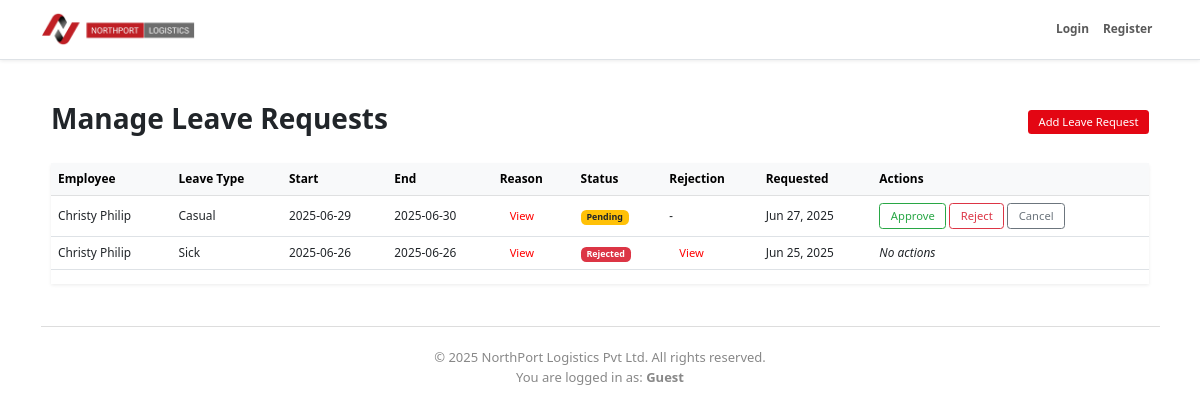
/admin/manage_leaves.php, run on the app's committed database.
### tables this page shows
CREATE TABLE `employee_leaves` (
  `id` int(11) NOT NULL,
  `employee_id` int(11) NOT NULL,
  `leave_type` varchar(50) NOT NULL,
  `start_date` date NOT NULL,
  `end_date` date NOT NULL,
  `reason` text DEFAULT NULL,
  `status` enum('Pending','Approved','Rejected') DEFAULT 'Pending',
  `admin_reason` text DEFAULT NULL,
  `employer_reject_reason` text DEFAULT NULL,
  `cancelled` tinyint(1) NOT NULL DEFAULT 0,
  `cancelled_at` datetime DEFAULT NULL,
  `requested_on` datetime NOT NULL DEFAULT current_timestamp(),
  `created_at` timestamp NOT NULL DEFAULT current_timestamp(),
  `updated_at` timestamp NOT NULL DEFAULT current_timestamp() ON UPDATE current_timestamp(),
  `rejected_by` int(11) DEFAULT NULL,
  `rejected_at` datetime DEFAULT NULL
);

CREATE TABLE `users` (
  `id` int(11) NOT NULL,
  `username` varchar(50) NOT NULL,
  `email` varchar(100) NOT NULL,
  `password_hash` varchar(255) NOT NULL,
  `role` enum('admin','manager','employer','user') NOT NULL DEFAULT 'user',
  `is_active` tinyint(1) NOT NULL DEFAULT 1,
  `created_at` timestamp NOT NULL DEFAULT current_timestamp(),
  `updated_at` timestamp NOT NULL DEFAULT current_timestamp() ON UPDATE current_timestamp(),
  `phone` varchar(20) DEFAULT NULL,
  `street_address` varchar(255) DEFAULT NULL,
  `city` varchar(100) DEFAULT NULL,
  `state` varchar(100) DEFAULT NULL,
  `postal_code` varchar(20) DEFAULT NULL,
  `country` varchar(100) DEFAULT NULL,
  `company_name` varchar(255) DEFAULT NULL,
  `profile_pic` varchar(255) DEFAULT NULL,
  `date_of_birth` date DEFAULT NULL,
  `preferences` longtext DEFAULT NULL CHECK (json_valid(`preferences`)),
  `notes` text DEFAULT NULL,
  `department` varchar(100) DEFAULT NULL,
  `job_title` varchar(100) DEFAULT NULL,
  `date_of_joining` date DEFAULT NULL,
  `nic_passport_number` varchar(50) DEFAULT NULL
);

### admin/manage_leaves.php (the view, shortened to what this page needs)
<?php
require_once '../includes/db.php';
require_once '../includes/header.php';
$leavesStmt = $pdo->prepare("
    SELECT el.*, u.username
    FROM employee_leaves el
    JOIN users u ON el.employee_id = u.id
    ORDER BY el.created_at DESC
");
$leavesStmt->execute();
$leaves = $leavesStmt->fetchAll();
?>
<div class="container my-5 small-text">
    <div class="d-flex justify-content-between align-items-center mb-4">
        <h2 class="fw-bold">Manage Leave Requests</h2>
        <a href="employee_leave.php" class="btn btn-danger btn-sm">Add Leave Request</a>
    </div>
    <?php if (!$leaves): ?>
        <div class="alert alert-info">No leave requests found.</div>
    <?php else: ?>
        <div class="table-responsive shadow-sm">
            <table class="table table-hover align-middle">
                <thead class="table-light">
                    <tr>
                        <th>Employee</th>
                        <th>Leave Type</th>
                        <th>Start</th>
                        <th>End</th>
                        <th>Reason</th>
                        <th>Status</th>
                        <th>Rejection</th>
                        <th>Requested</th>
                        <th>Actions</th>
                    </tr>
                </thead>
                <tbody>
                    <?php foreach ($leaves as $leave): ?>
                        <tr>
                            <td><?= htmlspecialchars($leave['username']) ?></td>
                            <td><?= htmlspecialchars($leave['leave_type']) ?></td>
                            <td><?= htmlspecialchars($leave['start_date']) ?></td>
                            <td><?= htmlspecialchars($leave['end_date']) ?></td>
                            <td>
                                <a href="view_leave_reason.php?id=<?= (int)$leave['id'] ?>" class="btn-simple">View</a>
                            </td>
                            <td>
                                <?php
                                $status = $leave['status'];
                                $badgeClass = match ($status) {
                                    'Approved' => 'bg-success',
                                    'Rejected' => 'bg-danger',
                                    'Cancelled' => 'bg-secondary',
                                    default => 'bg-warning text-dark',
                                };
                                ?>
                                <span class="badge <?= $badgeClass ?>"><?= htmlspecialchars($status) ?></span>
                            </td>
                            <td>
                                <?php if ($status === 'Rejected'): ?>
                                    <a href="/northport/admin/reject_leave_reason.php?leave_id=<?= (int)$leave['id'] ?>" class="btn-simple">View</a>
                                <?php else: ?>
                                    <em>-</em>
                                <?php endif; ?>
                            </td>
                            <td><?= date('M d, Y', strtotime($leave['created_at'])) ?></td>
                            <td>
                                <?php if ($status === 'Pending'): ?>
                                    <form method="post" style="display:inline-block;">
                                        <button type="submit" class="btn btn-outline-success btn-sm">Approve</button>
                                    </form>
                                    <form method="post" style="display:inline-block;" onsubmit="return confirmReject(this);">
                                        <button type="submit" class="btn btn-outline-danger btn-sm">Reject</button>
                                    </form>
                                    <form method="post" style="display:inline-block;">
                                        <button type="submit" class="btn btn-outline-secondary btn-sm">Cancel</button>
                                    </form>
                                <?php else: ?>
                                    <em>No actions</em>
                                <?php endif; ?>
                            </td>
                        </tr>
                    <?php endforeach; ?>
                </tbody>
            </table>
        </div>
    <?php endif; ?>
</div>
<?php require_once '../includes/admin_footer.php'; ?>

### includes/header.php (shortened to what this page needs)
<?php
require_once __DIR__ . '/db.php';
$base_url = '/northport/';
$default_logo = 'assets/images/default-logo.png';
$settings = [];
$stmt = $pdo->query("SELECT setting_key, setting_value FROM settings");
while ($row = $stmt->fetch(PDO::FETCH_ASSOC)) {
  $settings[$row['setting_key']] = $row['setting_value'];
}
$logo_path = $settings['site_logo'] ?? $settings['logo_path'] ?? $default_logo;
$logo_url = $base_url . $logo_path . '?v=' . time();
$username = $_SESSION['username'] ?? null;
$role = $_SESSION['role'] ?? null;
$current_file = basename($_SERVER['PHP_SELF']);
function safeOutput($str)
{
  return htmlspecialchars($str, ENT_QUOTES, 'UTF-8');
}
?>
<!DOCTYPE html>
<html lang="en">
<head>
  <link href="https://cdn.jsdelivr.net/npm/bootstrap@5.3.0/dist/css/bootstrap.min.css" rel="stylesheet" />
  <link rel="stylesheet" href="https://cdnjs.cloudflare.com/ajax/libs/font-awesome/6.5.0/css/all.min.css" />
</head>
<body>
  <nav class="navbar navbar-expand-lg navbar-light bg-white border-bottom shadow-sm py-2">
    <div class="container">
      <a class="navbar-brand d-flex align-items-center" href="<?= safeOutput($base_url) ?>">
        <img src="<?= safeOutput($logo_url) ?>" alt="Logo" />
      </a>
      <div class="collapse navbar-collapse" id="navMenu">
        <ul class="navbar-nav ms-auto mb-2 mb-lg-0">
          <?php if ($username): ?>
            <?php if ($role === 'admin'): ?>
              <li class="nav-item">
                <a class="nav-link <?= $current_file === 'dashboard.php' ? 'active' : '' ?>"
                  href="<?= safeOutput($base_url . $role) ?>/dashboard.php">Dashboard</a>
              </li>
              <li class="nav-item">
                <a class="nav-link <?= $current_file === 'manage_users.php' ? 'active' : '' ?>"
                  href="<?= safeOutput($base_url) ?>admin/manage_users.php">Users</a>
              </li>
              <li class="nav-item">
                <a class="nav-link <?= $current_file === 'manage_bookings.php' ? 'active' : '' ?>"
                  href="<?= safeOutput($base_url) ?>admin/manage_bookings.php">Bookings</a>
              </li>
              <li class="nav-item">
                <a class="nav-link <?= $current_file === 'settings.php' ? 'active' : '' ?>"
                  href="<?= safeOutput($base_url) ?>admin/settings.php">Settings</a>
              </li>
            <?php elseif ($role === 'sub-admin'): ?>
              <li class="nav-item">
                <a class="nav-link <?= $current_file === 'manage_bookings.php' ? 'active' : '' ?>"
                  href="<?= safeOutput($base_url) ?>admin/manage_bookings.php">Bookings</a>
              </li>
              <li class="nav-item">
                <a class="nav-link <?= $current_file === 'role_permissions.php' ? 'active' : '' ?>"
                  href="<?= safeOutput($base_url) ?>admin/role_permissions.php">Permissions</a>
              </li>
            <?php elseif ($role === 'user'): ?>
              <li class="nav-item">
                <a class="nav-link <?= $current_file === 'book_shipment.php' ? 'active' : '' ?>"
                  href="<?= safeOutput($base_url) ?>user/book_shipment.php">Book</a>
              </li>
              <li class="nav-item">
                <a class="nav-link <?= $current_file === 'track_shipment.php' ? 'active' : '' ?>"
                  href="<?= safeOutput($base_url) ?>user/track_shipment.php">Track</a>
              </li>
            <?php endif; ?>
            <li class="nav-item">
              <a class="nav-link <?= $current_file === 'logout.php' ? 'active' : '' ?>"
                href="<?= safeOutput($base_url) ?>logout.php">Logout (<?= safeOutput($username) ?>)</a>
            </li>
          <?php else: ?>
            <li class="nav-item">
              <a class="nav-link <?= $current_file === 'login.php' ? 'active' : '' ?>"
                href="<?= safeOutput($base_url) ?>login.php">Login</a>
            </li>
            <li class="nav-item">
              <a class="nav-link <?= $current_file === 'register.php' ? 'active' : '' ?>"
                href="<?= safeOutput($base_url) ?>register.php">Register</a>
            </li>
          <?php endif; ?>
        </ul>
      </div>
    </div>
  </nav>
  <main class="container my-4">

### includes/admin_footer.php
<?php
$userRole = isset($_SESSION['role']) ? ucfirst($_SESSION['role']) : 'Guest';
?>
<footer class="footer-northport">
  <div class="footer-bottom mt-2" style="text-align:center; font-size:13px; color:#888; border-top:1px solid #ddd; padding-top:1.5rem;">
    &copy; <?= date('Y') ?> NorthPort Logistics Pvt Ltd. All rights reserved.
    <br>
    You are logged in as: <strong><?= htmlspecialchars($userRole) ?></strong>
  </div>
</footer>

### includes/header.php (style rules this page uses)
html { font-size: 14px; }
.navbar-brand img { height: 36px; object-fit: contain; }
.nav-link { font-weight: 600; font-size: 0.85rem; }
.navbar-light { background-color: #ffffff !important; }

### admin/manage_leaves.php (style rules this page uses)
.small-text { font-size: 0.85rem; }
.btn { font-size: 0.8rem; padding: 0.25rem 0.75rem; }
.btn-danger { background-color: #e30613; border: none; }
.btn-outline-success { color: #28a745; border: 1px solid #28a745; background-color: transparent; }
.btn-outline-danger { color: #dc3545; border: 1px solid #dc3545; background-color: transparent; }
.btn-outline-secondary { color: #6c757d; border: 1px solid #6c757d; background-color: transparent; }
.btn-simple { font-size: 0.8rem; padding: 4px 10px; border-radius: 4px; color:rgb(255, 0, 0); background: transparent; border: 1px rgb(253, 0, 0); text-decoration: none; transition: all 0.2s ease-in-out; }
.table td, .table th { vertical-align: middle; }

### data on the page
employee_leaves: users.username "Christy Philip", leave_type "Casual", start_date "2025-06-29", end_date "2025-06-30", status "Pending", created_at "Jun 27, 2025"
employee_leaves: users.username "Christy Philip", leave_type "Sick", start_date "2025-06-26", end_date "2025-06-26", status "Rejected", created_at "Jun 25, 2025", shows "No actions"

### other printed values
$userRole "Guest"
